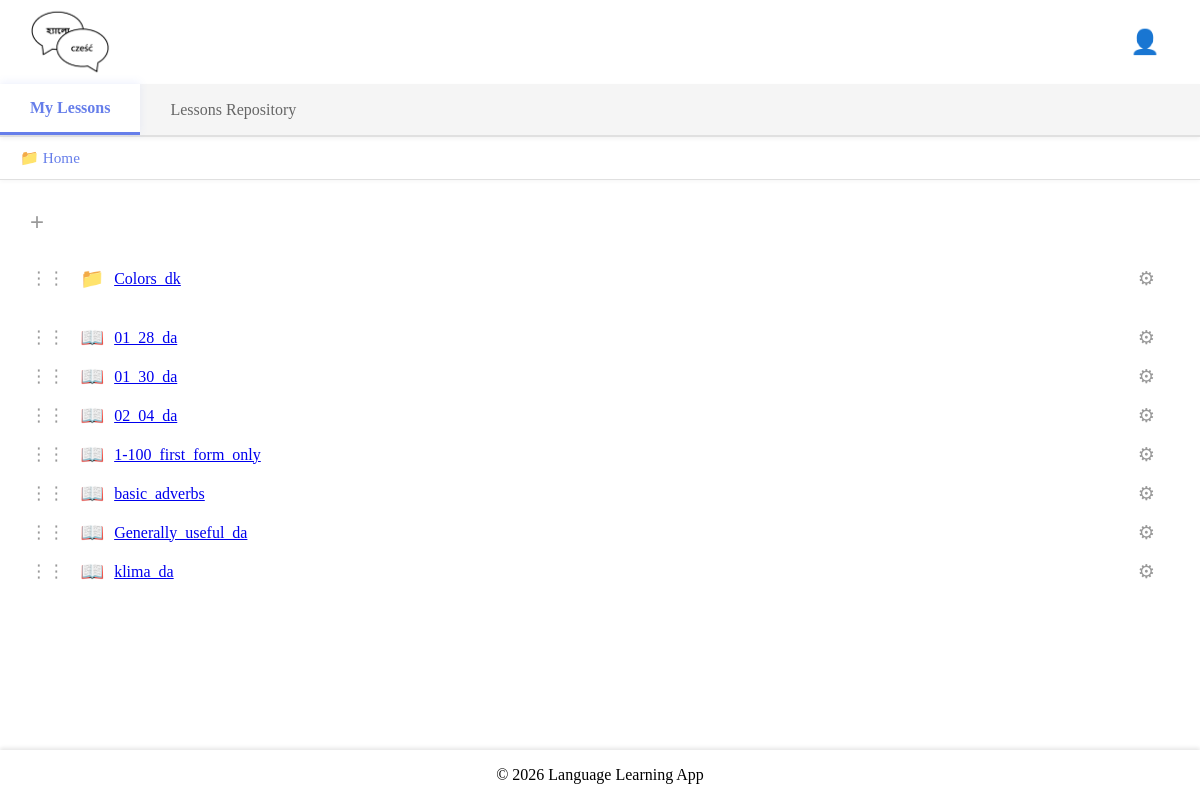
Page /my-lessons/ (signed in) on the committed database.
### base/models.py (models this page shows, shortened)
class UserDirectory(models.Model):
    name = models.CharField(max_length=255)
    user = models.ForeignKey(
        User, on_delete=models.CASCADE, related_name="directories"
    )
    parent_directory = models.ForeignKey(
        "self",
        null=True,
        blank=True,
        on_delete=models.CASCADE,
        related_name="subdirectories",
    )
    is_root = models.BooleanField(default=False)
    created = models.DateTimeField(auto_now_add=True)
    updated = models.DateTimeField(auto_now=True)
    class Meta:
        ordering = ["name"]
        unique_together = ("user", "parent_directory", "name")
    def get_path(self):
        path = []
        current = self
        visited = set()
        while current is not None:
            if current.id in visited:
                break
            visited.add(current.id)
            path.insert(0, current)
            current = current.parent_directory
        return path
    @classmethod
    def get_or_create_root_directory(cls, user):
        root_dir, created = cls.objects.get_or_create(
            user=user,
            is_root=True,
            defaults={"name": "Home", "parent_directory": None}
        )
        return root_dir

class UserLesson(models.Model):
    user = models.ForeignKey(User, on_delete=models.CASCADE)
    lesson = models.ForeignKey(Lesson, on_delete=models.CASCADE)
    directory = models.ForeignKey(
        "UserDirectory",
        on_delete=models.SET_NULL,
        null=True,
        blank=True,
        related_name="lessons",
    )
    target_progress = models.PositiveIntegerField(
        default=3, validators=[MinValueValidator(1)]
    )
    practice_window = models.PositiveIntegerField(
        default=10, validators=[MinValueValidator(1)]
    )
    allowed_error_margin = models.PositiveIntegerField(
        default=0, validators=[MinValueValidator(0)]
    )
    class Meta:
        unique_together = ("user", "lesson")

class Lesson(models.Model):
    title = models.CharField(max_length=255)
    description = models.TextField(
        blank=True, help_text="Brief description of the lesson."
    )
    prompt_language = models.ForeignKey(
        Language, on_delete=models.CASCADE, related_name="prompt_lessons"
    )
    translation_language = models.ForeignKey(
        Language, on_delete=models.CASCADE, related_name="translation_lessons"
    )
    author = models.ForeignKey(
        User,
        on_delete=models.CASCADE,
        related_name="authored_lessons",
    )
    changes_log = models.TextField(
        blank=True, help_text="Log of changes made to this lesson."
    )
    access_type = models.ForeignKey(AccessType, on_delete=models.PROTECT, default=1)
    original_lesson = models.ForeignKey(
        "self", null=True, blank=True, on_delete=models.SET_NULL
    )
    updated = models.DateTimeField(auto_now=True)
    created = models.DateTimeField(auto_now_add=True)

### base/views.py (the view, shortened to what this page needs)
# urls.py: path("my-lessons/", views.myLessons, name="my-lessons"),
@login_required(login_url="login")
def myLessons(request, directory_id=None):
    user = request.user
    root_directory = UserDirectory.get_or_create_root_directory(user)
    if directory_id:
        current_directory = get_object_or_404(UserDirectory, id=directory_id, user=user)
    else:
        current_directory = root_directory
    subdirectories = UserDirectory.objects.filter(
        user=user, parent_directory=current_directory
    ).order_by(Lower("name"))
    user_lessons = UserLesson.objects.filter(
        user=user, directory=current_directory
    ).select_related(
        "lesson", "lesson__prompt_language", "lesson__translation_language"
    ).order_by(Lower("lesson__title"))
    orphan_lessons = UserLesson.objects.filter(
        user=user, directory__isnull=True
    )
    breadcrumb_path = current_directory.get_path()
    request.session['current_directory_id'] = current_directory.id
    directory_form = UserDirectoryForm(user=user, parent_directory=current_directory)
    context = {
        "user": user,
        "my_lessons": user_lessons,
        "subdirectories": subdirectories,
        "current_directory": current_directory,
        "breadcrumb_path": breadcrumb_path,
        "root_directory": root_directory,
        "directory_form": directory_form,
    }
    return render(request, "base/authenticated/my_lessons/my_lessons.html", context)

### base/templates/base/authenticated/my_lessons/my_lessons.html (shortened to what this page needs)
{% extends 'base/layouts/my_lessons_layout.html' %}
{% block tab_content %}
<div class="add-new-dropdown">
    <div class="dropdown">
        <button class="dropdown-btn add-btn" data-menu="add-menu">&#43;</button>
    </div>
</div>
<div class="my-lessons-container">
    {% if subdirectories %}
    <div class="directories-list">
        {% for subdir in subdirectories %}
            <div class="directory-item droppable"
                 draggable="true"
                 data-type="directory"
                 data-id="{{ subdir.id }}"
                 data-target-id="{{ subdir.id }}">
                <span class="drag-handle">⋮⋮</span>
                <span class="directory-icon">📁</span>
                <a href="{% url 'my-lessons-directory' subdir.id %}" class="directory-link">{{ subdir.name }}</a>
                <span class="directory-actions">
                    <div class="dropdown">
                        <button class="dropdown-btn" data-menu="dir-{{ subdir.id }}">&#9881;</button>
                    </div>
                </span>
            </div>
        {% endfor %}
    </div>
    {% endif %}
    <div class="lessons-list">
        {% if my_lessons %}
        {% for my_lesson in my_lessons %}
            <div class="lesson-item draggable"
                 draggable="true"
                 data-type="lesson"
                 data-id="{{ my_lesson.id }}">
                <span class="drag-handle">⋮⋮</span>
                <span class="lesson-icon">📖</span>
                <a href="{% url 'my-lesson-details' my_lesson.id %}">{{ my_lesson.lesson.title }}</a>
                <span class="lesson-actions">
                    <div class="dropdown">
                        <button class="dropdown-btn" data-menu="lesson-{{ my_lesson.id }}">&#9881;</button>
                    </div>
                </span>
            </div>
        {% endfor %}
        {% else %}
            {% if not subdirectories %}
            <p>No lessons or folders in this directory.</p>
            {% endif %}
        {% endif %}
    </div>
</div>
{% endblock tab_content %}

### base/templates/base/layouts/includes/breadcrumb.html (shortened to what this page needs)
<nav class="breadcrumb-nav">
    <span>📁 </span>
    {% for dir in breadcrumb_path %}
        {% if dir.is_root %}
            <a href="{% url 'my-lessons' %}">{{ dir.name }}</a>
        {% else %}
            <a href="{% url 'my-lessons-directory' dir.id %}">{{ dir.name }}</a>
        {% endif %}
    {% endfor %}
</nav>

### static/styles/main.css (style rules this page uses)
body { background-color: white; margin: 0; padding: 0; }

### base/templates/base/layouts/includes/breadcrumb.html (style rules this page uses)
.breadcrumb-nav { padding: 12px 20px; margin: 0; font-size: 0.95em; background: white; border-bottom: 1px solid #e0e0e0; position: sticky; top: 135px; z-index: 850; box-shadow: 0 2px 4px rgba(0,0,0,0.03); }
.breadcrumb-nav a { color: #667eea; text-decoration: none; font-weight: 500; }
.breadcrumb-nav span { color: #999; }

### base/templates/base/authenticated/my_lessons/my_lessons.html (style rules this page uses)
.directories-list, .lessons-list { margin-bottom: 20px; margin-right: 40px; }
.directory-item, .lesson-item { display: flex; align-items: center; padding: 8px 5px; gap: 10px; border-radius: 4px; transition: background-color 0.2s; }
.directory-icon, .lesson-icon { font-size: 1.2em; }
.directory-link, .lesson-item a { flex-grow: 1; }
.directory-actions, .lesson-actions { display: flex; gap: 8px; }
.dropdown { position: relative; display: inline-block; }
.dropdown-btn { background: none; border: none; cursor: pointer; font-size: 1.2em; color: #999; padding: 0; line-height: 1; }
.add-new-dropdown { margin: 15px 0; text-align: left; }
.add-btn { background: none; border: none; cursor: pointer; font-size: 1.5em; color: #999; padding: 10px; line-height: 1; }
.drag-handle { cursor: grab; color: #999; font-size: 1.1em; user-select: none; padding: 0 5px; }
.draggable[draggable="true"], .directory-item[draggable="true"] { cursor: grab; }

### rows in the picture
UserDirectory: name "Home"
UserDirectory: name "Colors_dk"
UserLesson: lesson "01_28_da"
UserLesson: lesson "01_30_da"
UserLesson: lesson "02_04_da"
UserLesson: lesson "1-100_first_form_only"
UserLesson: lesson "basic_adverbs"
UserLesson: lesson "Generally_useful_da"
UserLesson: lesson "klima_da"
